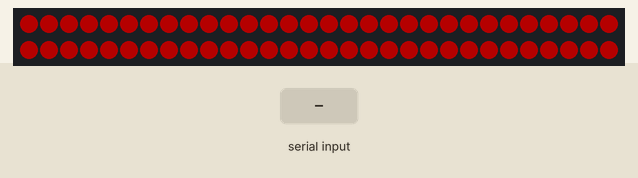
Simulated run of this program. Board: Arduino Uno R4 WiFi. Parts: 60 RGB LEDs in strip order, left to right, continuing on the next row. Inputs (shaded band) come from the test bench. Dim RGB values are drawn brighter than linear.

Above: at 1.2 s.
1.3 s: "A" received over Serial
At 1.8 s:
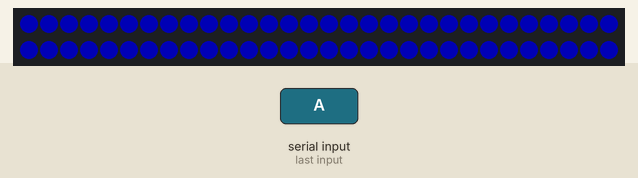
2.8 s: "E" received over Serial
At 4.0 s:
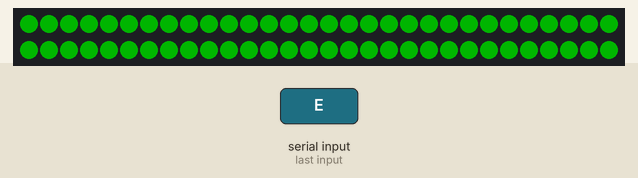
4.3 s: "I" received over Serial
At 5.3 s:
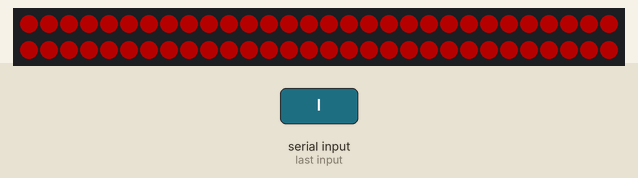
Timing chart, 0 to 7.3 s (numbered marks = the images above; inputs shaded):
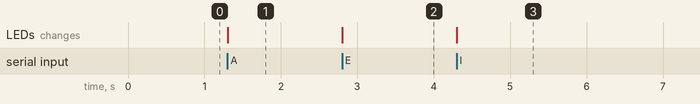

Measured:
- after the input at 1.3 s, the LEDs: change at once (image 1)
- after the input at 2.8 s, the LEDs: change at once (image 2)
- after the input at 4.3 s, the LEDs: change at once (image 3)

The program:

main.cpp
```cpp
#include <Arduino.h>
#include <Adafruit_NeoPixel.h>

// Addressable RGB strip (WS2812B-style: VCC red, GND white, DATA green).
// The green DATA wire lands here.
#define LED_PIN 6
// Tune to your strip length.
#define NUM_LEDS 60

Adafruit_NeoPixel strip(NUM_LEDS, LED_PIN, NEO_GRB + NEO_KHZ800);

void setSolid(uint8_t r, uint8_t g, uint8_t b) {
  strip.fill(strip.Color(r, g, b), 0, NUM_LEDS);
  strip.show();
}

void setup() {
  strip.begin();
  strip.setBrightness(64);
  setSolid(255, 0, 0);  // IDLE = red at boot.
  // Native USB CDC ignores the baud rate, but it keeps Web Serial's open() call happy.
  Serial.begin(9600);
}

void loop() {
  // Single-byte command from the laptop, sent only on state transitions.
  if (Serial.available()) {
    switch (Serial.read()) {
      case 'I': setSolid(255, 0, 0); break;  // IDLE = red
      case 'A': setSolid(0, 0, 255); break;  // APPROACH = blue
      case 'E': setSolid(0, 255, 0); break;  // EXIT = green
    }
  }
}
```
